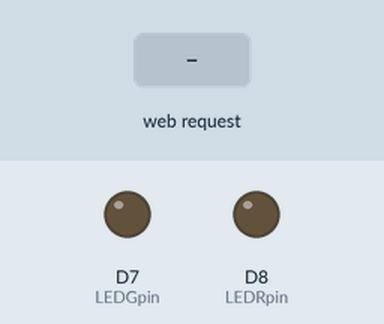
Simulated run of this sketch. Board: ESP8266 (NodeMCU). On the bench: output pins drawn as LEDs (lit = HIGH). The inputs (shaded band) are chosen by the test bench. What the sketch prints to the serial monitor is not drawn.

Above: at 2.2 s.
2.3 s: HTTP request GET /LEDGurl received
At 3.5 s:
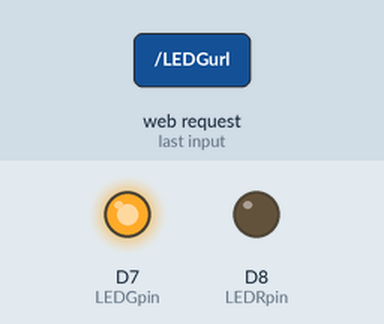
3.8 s: HTTP request GET /LEDRurl received
At 4.8 s:
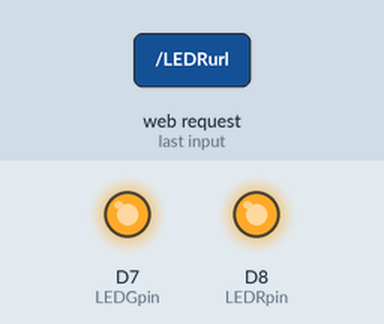
5.3 s: HTTP request GET /LEDGurl received
At 5.9 s:
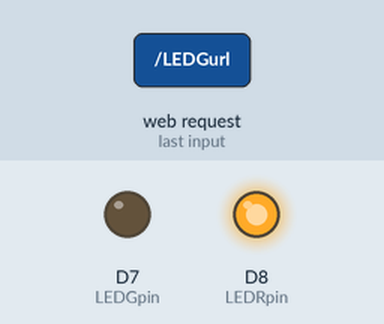
Timing chart, 0 to 8.3 s (numbered marks = the images above; inputs shaded):
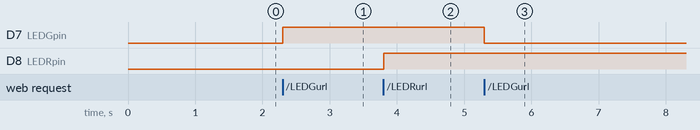

The sketch:

control_LEDs_WLAN_with_buildpage.ino
```cpp
#ifdef ESP8266
#include <ESP8266WebServer.h>  // include ESP8266 library
ESP8266WebServer server;       // associate server with ESP8266 library
int LEDGpin = D7;              // define LED pins for ESP8266
int LEDRpin = D8;

#elif ESP32
#include <WebServer.h>  // include ESP32 library
WebServer server(80);  // associate server with ESP32 library (with port 80)
int LEDGpin = 26;      // define LED pins for ESP32
int LEDRpin = 25;

#else
#error "ESP8266 or ESP32 microcontroller required"
#endif

#include "buildpage.h"  // webpage HTML code

/* WLAN SSID and password */
char ssidAP[] = "ESP8266";
char passwordAP[] = "12345678";

/* pre-defined IP address values */
IPAddress local_ip(192, 168, 2, 1);
IPAddress gateway(192, 168, 2, 1);
IPAddress subnet(255, 255, 255, 0);

/* default LED states */
int LEDR = LOW;
int LEDG = LOW;

int counter = 0;

void setup() {
  Serial.begin(115200);  // Start serial communication for debugging

  WiFi.mode(WIFI_AP);  // Wi-Fi AP mode
  delay(1000);         // setup AP mode

  WiFi.softAP(ssidAP, passwordAP);               // initialise Wi-Fi with
  WiFi.softAPConfig(local_ip, gateway, subnet);  // predefined IP address

  IPAddress IP = WiFi.softAPIP();
  Serial.print("AP IP Address: ");
  Serial.println(IP);

  server.begin();  // initialise server

  server.on("/", base);              // load default webpage
  server.on("/LEDGurl", LEDGfunct);  // map URLs to functions:
  server.on("/LEDRurl", LEDRfunct);  // LEDGfunct, LEDRfunct
  server.on("/zeroUrl", zeroFunct);  // and zeroFunct

  /* define LED pins as output */
  pinMode(LEDGpin, OUTPUT);
  pinMode(LEDRpin, OUTPUT);
}

void base() {
  /* function to load default webpage and send HTML code to client*/
  server.send(200, "text.html", webcode(LEDG, LEDR, counter));
}

void LEDGfunct() {
  /* function to change green LED state, increment counter, and send HTML code to client*/
  LEDG = !LEDG;
  digitalWrite(LEDGpin, LEDG);
  counter++;
  server.send(200, "text/html", webcode(LEDG, LEDR, counter));
}

void LEDRfunct() {
  /* function to change green LED state, increment counter, and send HTML code to client*/
  LEDR = !LEDR;
  digitalWrite(LEDRpin, LEDR);
  counter++;
  server.send(200, "text/html", webcode(LEDG, LEDR, counter));
}

void zeroFunct() {
  /* function to zero counter and send HTML code to client */
  counter = 0;
  server.send(200, "text/html", webcode(LEDG, LEDR, counter));
}

void loop() {
  server.handleClient();  // manage HTTP requests
}
```

buildpage.h
```cpp
String webcode(int LEDG, int LEDR, int counter) {
  String page = "<!DOCTYPE html><html><head>";
  page += "<title>Local network</title>";
  page += "<style>";
  page += "body {margin-top:50px; font-family:Arial;";
  page += "font-size:20px; text-align:center}";
  page += ".btn {display:block; width:220px;";
  page += "margin:auto; padding:30px}";
  page += ".btn {font-size:30px; color:black;";
  page += "text-decoration:none}";
  page += ".on {background-color:SkyBlue}";
  page += ".off {background-color:LightSteelBlue}";
  page += ".zero {background-color:Thistle}";
  page += "td {font-size:30px; margin-top:50px;";
  page += "margin-bottom:5px}";
  page += "p {font-size:30px; margin-top:50px;";
  page += "margin-bottom:5px}";
  page += "</style></head>";
  page += "<body>";
  page += "<h1>ESP8266 local area network</h1>";
  page += "<table style='width:100%'><tr>";
  if (LEDG > 0) {
    page += "<td>Green LED is ON now";
    page += "<a href='/LEDGurl' class='btn on'>";
    page += "Press to turn Green LED OFF</a></td>";
  } else {
    page += "<td>Green LED is OFF now";
    page += "<a href='/LEDGurl' class='btn off'>";
    page += "Press to turn Green LED ON</a></td>";
  }
  if (LEDR > 0) {
    page += "<td>Red LED is ON now";
    page += "<a href='/LEDRurl' class='btn on' >";
    page += "Press to turn Red LED OFF</a></td>";
  } else {
    page += "<td>Red LED is OFF now";
    page += "<a href='/LEDRurl' class='btn off'>";
    page += "Press to turn Red LED ON</a></td>";
  }
  page += "</tr></table>";
  page += "<p>Counter is " + String(counter);
  page += " now<a href='/zeroUrl'";
  page += "class='btn zero'>Press to zero counter</a></p>";
  page += "</body></html>";
  return page;
}
```

Measured:
- after the input at 2.3 s, D7 (LEDGpin): LOW → HIGH at once
- after the input at 3.8 s, D8 (LEDRpin): LOW → HIGH at once
- after the input at 5.3 s, D7 (LEDGpin): HIGH → LOW at once
